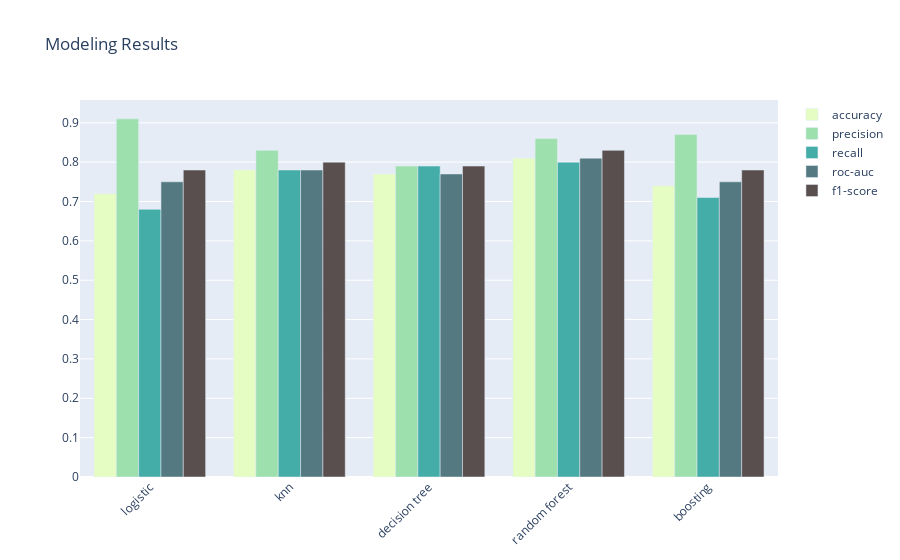

Here is the notebook cell this chart was saved with:
### Code cell
# Build this with plotly so it looks nice & pretty.

# https://digitalsynopsis.com/design/minimal-web-color-palettes-combination-hex-code/
# colors0=[ '#F7DB4F',  '#A7226E',   '#F26B38', '#2F9599', '#EC2049']

### Figure 1 — Plotly figure (JSON) as saved in the notebook; plotly's stock layout.template omitted (floating-point values rounded to 4 significant figures)
{"data": [{"marker": {"color": "#E5FCC2"}, "name": "accuracy", "type": "bar", "x": ["logistic", "knn", "decision tree", "random forest", "boosting"], "y": [0.72, 0.78, 0.77, 0.81, 0.74]}, {"marker": {"color": "#9DE0AD"}, "name": "precision", "type": "bar", "x": ["logistic", "knn", "decision tree", "random forest", "boosting"], "y": [0.91, 0.83, 0.79, 0.86, 0.87]}, {"marker": {"color": "#45ADA8"}, "name": "recall", "type": "bar", "x": ["logistic", "knn", "decision tree", "random forest", "boosting"], "y": [0.68, 0.78, 0.79, 0.8, 0.71]}, {"marker": {"color": "#547980"}, "name": "roc-auc", "type": "bar", "x": ["logistic", "knn", "decision tree", "random forest", "boosting"], "y": [0.75, 0.78, 0.77, 0.81, 0.75]}, {"marker": {"color": "#594F4F"}, "name": "f1-score", "type": "bar", "x": ["logistic", "knn", "decision tree", "random forest", "boosting"], "y": [0.78, 0.8, 0.79, 0.83, 0.78]}], "layout": {"title": {"text": "Modeling Results"}, "xaxis": {"tickangle": -45}}}
